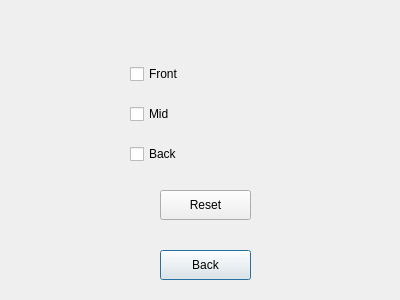
<?xml version="1.0" encoding="UTF-8"?>
<ui version="4.0">
 <class>InteriorLights</class>
 <widget class="QDialog" name="InteriorLights">
  <property name="geometry">
   <rect>
    <x>0</x>
    <y>0</y>
    <width>400</width>
    <height>300</height>
   </rect>
  </property>
  <property name="windowTitle">
   <string>Dialog</string>
  </property>
  <widget class="QPushButton" name="pushButton">
   <property name="geometry">
    <rect>
     <x>160</x>
     <y>250</y>
     <width>91</width>
     <height>30</height>
    </rect>
   </property>
   <property name="text">
    <string>Back</string>
   </property>
  </widget>
  <widget class="QCheckBox" name="frontCheckbox">
   <property name="geometry">
    <rect>
     <x>130</x>
     <y>60</y>
     <width>96</width>
     <height>28</height>
    </rect>
   </property>
   <property name="text">
    <string>Front</string>
   </property>
  </widget>
  <widget class="QCheckBox" name="midCheckbox">
   <property name="geometry">
    <rect>
     <x>130</x>
     <y>100</y>
     <width>96</width>
     <height>28</height>
    </rect>
   </property>
   <property name="text">
    <string>Mid</string>
   </property>
  </widget>
  <widget class="QCheckBox" name="backCheckbox">
   <property name="geometry">
    <rect>
     <x>130</x>
     <y>140</y>
     <width>96</width>
     <height>28</height>
    </rect>
   </property>
   <property name="text">
    <string>Back</string>
   </property>
  </widget>
  <widget class="QPushButton" name="resetButton">
   <property name="geometry">
    <rect>
     <x>160</x>
     <y>190</y>
     <width>91</width>
     <height>30</height>
    </rect>
   </property>
   <property name="text">
    <string>Reset</string>
   </property>
  </widget>
 </widget>
 <resources/>
 <connections/>
</ui>
